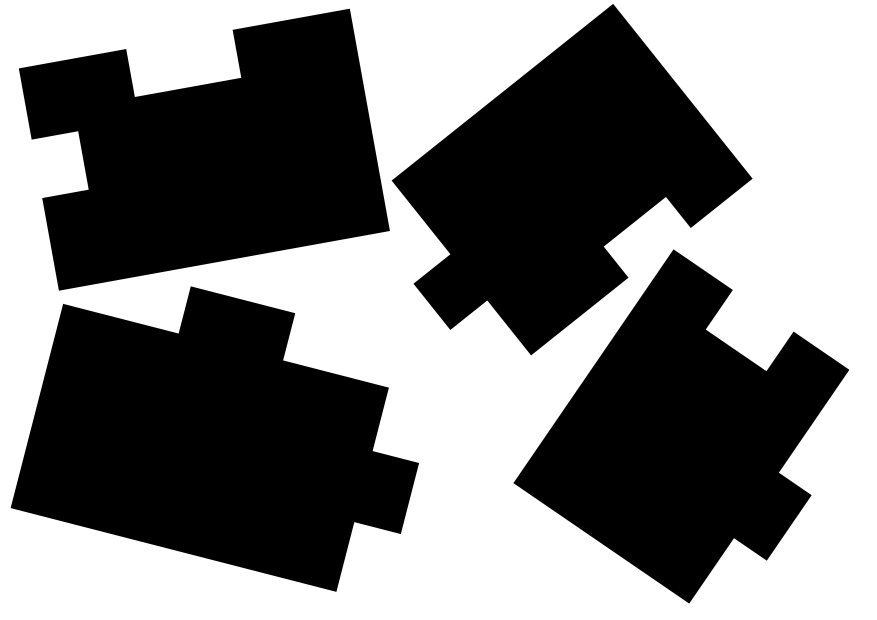
#> input picture sample_images/simple_1_rotated.png, 3508 x 2480 px (shown at 1/4 size)
$ python simulator.py --image ../sample_images/simple_1_rotated.png
#> lines starting #> are read from the running program, lines starting #| are printed output that depends on the picture; after the words box and inside, x2 and y2 are one past the last pixel; in counts of white or black regions, pixels touching at a corner belong together
### src/pull_pieces.py
# Pull out puzzle piece contours from an image and save individual masks.

# python .\pull_pieces.py --image ..\sample_images\simple_1_rotated.png --outdir ..\output
import argparse, json, os
import cv2 as cv
import numpy as np

def ensure_dir(p):
    os.makedirs(p, exist_ok=True)

def preprocess(img):
    # robust contrast + denoise to help thresholding
    lab = cv.cvtColor(img, cv.COLOR_BGR2LAB)
    l,a,b = cv.split(lab)
    clahe = cv.createCLAHE(clipLimit=3.0, tileGridSize=(8,8))
    l = clahe.apply(l)
    lab = cv.merge([l,a,b])
    img_eq = cv.cvtColor(lab, cv.COLOR_LAB2BGR)
    blur = cv.GaussianBlur(img_eq, (5,5), 0)
    gray = cv.cvtColor(blur, cv.COLOR_BGR2GRAY)
    return gray

def segment_foreground(gray):
    # Otsu threshold + morphology to isolate pieces
    thr_val, bw = cv.threshold(gray, 0, 255, cv.THRESH_BINARY+cv.THRESH_OTSU)
    # If background is white, invert so pieces are white
    if np.mean(bw) > 127:
        bw = cv.bitwise_not(bw)
    kernel = cv.getStructuringElement(cv.MORPH_ELLIPSE, (5,5))
    bw = cv.morphologyEx(bw, cv.MORPH_OPEN, kernel, iterations=2)
    bw = cv.morphologyEx(bw, cv.MORPH_CLOSE, kernel, iterations=2)
    # fill small holes
    cnts, _ = cv.findContours(bw, cv.RETR_EXTERNAL, cv.CHAIN_APPROX_SIMPLE)
    mask = np.zeros_like(bw)
    cv.drawContours(mask, cnts, -1, 255, thickness=cv.FILLED)
    return mask

def find_pieces(mask, min_area=2000):
    # label connected components via contours
    contours, _ = cv.findContours(mask, cv.RETR_EXTERNAL, cv.CHAIN_APPROX_NONE)
    contours = [c for c in contours if cv.contourArea(c) >= min_area]
    return contours

def save_contours_only(img, contours, outdir):
    summary = []
    paths = []
    for idx, c in enumerate(contours, start=1):
        area = cv.contourArea(c)
        perim = cv.arcLength(c, True)

        # save a binary mask of each contour
        piece_mask = np.zeros(img.shape[:2], dtype=np.uint8)
        cv.drawContours(piece_mask, [c], -1, 255, thickness=cv.FILLED)
        path = os.path.join(outdir, f"piece_{idx}.png")
        paths.append(path)
        cv.imwrite(path, piece_mask)

        summary.append({
            "piece_id": idx,
            "area_px": float(area),
            "perimeter_px": float(perim)
        })

    with open(os.path.join(outdir, "edges.json"), "w", encoding="utf-8") as f:
        json.dump(summary, f, indent=2)

    return summary, paths

def pull_pieces(image, outdir, min_area=2000) -> list[str]:
    ensure_dir(outdir)

    gray = preprocess(image)
    fg = segment_foreground(gray)
    contours = find_pieces(fg, min_area=min_area)

    # optional: refine contours using Canny edges along the mask for crisper boundaries
    edges = cv.Canny(gray, 60, 180)
    edges = cv.bitwise_and(edges, edges, mask=fg)

    summary, paths = save_contours_only(image, contours, outdir)
    return paths


# [15 lines left out: function main, not called in this run]

# [2 lines that do not run on import are left out]

### src/corners.py
import cv2
import numpy as np
import sys, os, json
from math import acos, degrees
from glob import glob
import re

def filter_by_turn_angle(pts, min_turn_deg=45.0):
    """
    Keep only points where the contour direction changes by at least `min_turn_deg`.

    - pts: Nx1x2 contour from approxPolyDP
    - min_turn_deg: minimum change between incoming and outgoing edge (in degrees)
      Example: 45 => only corners with direction change >= 45 degrees.
    """
    pts = np.asarray(pts, dtype=np.int32)
    if len(pts) <= 3:
        return pts

    keep = []
    n = len(pts)

    for i in range(n):
        p_prev = pts[(i - 1) % n][0]
        p_cur  = pts[i][0]
        p_next = pts[(i + 1) % n][0]

        v1 = p_prev - p_cur
        v2 = p_next - p_cur

        # Skip degenerate vectors (duplicate or very close points)
        if np.allclose(v1, 0) or np.allclose(v2, 0):
            continue

        denom = (np.linalg.norm(v1) * np.linalg.norm(v2) + 1e-9)
        c = np.dot(v1, v2) / denom
        c = np.clip(c, -1.0, 1.0)

        ang = degrees(acos(c)) # interior angle in [0, 180]
        turn = 180.0 - ang # 0 = straight, bigger = sharper corner

        if turn >= min_turn_deg:
            keep.append([p_cur])

    if not keep:
        # If everything got filtered out (e.g. almost perfect circle),
        # fall back to the original pts so you still see something.
        return pts

    return np.array(keep, dtype=np.int32)

def group_close_points(pts, min_dist=10):
    """
    Group points that lie closer than `min_dist` pixels and replace each
    group with a single averaged point.

    - pts: Nx1x2 or Nx2 array of points
    - min_dist: distance threshold for grouping
    """
    pts = np.asarray(pts, dtype=np.float32)
    if pts.ndim == 3:   # (N, 1, 2) from OpenCV contours
        pts2 = pts[:, 0, :]  # -> (N, 2)
    else:
        pts2 = pts

    n = len(pts2)
    if n == 0:
        return pts

    used = np.zeros(n, dtype=bool)
    new_points = []

    for i in range(n):
        if used[i]:
            continue

        # Start new group with point i
        group = [pts2[i]]
        used[i] = True

        # Collect all points close to point i
        for j in range(i + 1, n):
            if used[j]:
                continue
            d = np.linalg.norm(pts2[j] - pts2[i])
            if d < min_dist:
                group.append(pts2[j])
                used[j] = True

        # Average coordinates in this group
        mean_pt = np.mean(group, axis=0)
        new_points.append(mean_pt)

    new_points = np.round(np.array(new_points)).astype(np.int32)
    # Return in contour format (N,1,2)
    return new_points.reshape(-1, 1, 2)


def detect_corners_for_piece(
    image_path,
    approx_frac=0.002,
    min_turn_deg=30.0,
    min_corner_dist=10  # minimal distance between corners in pixels
):
    img = cv2.imread(image_path, cv2.IMREAD_GRAYSCALE)
    if img is None:
        print(f"Error: could not open {image_path}")
        return None

    _, bw = cv2.threshold(img, 0, 255, cv2.THRESH_BINARY + cv2.THRESH_OTSU)
    cnts, _ = cv2.findContours(bw, cv2.RETR_EXTERNAL, cv2.CHAIN_APPROX_NONE)
    if not cnts:
        print(f"No contour found in {image_path}")
        return None

    cnt = max(cnts, key=cv2.contourArea)

    eps = approx_frac * cv2.arcLength(cnt, True)
    poly = cv2.approxPolyDP(cnt, eps, True)

    # 1) Group corners that are too close to each other
    corners = group_close_points(poly, min_dist=min_corner_dist)

    # 2) Keep only strong turns
    corners = filter_by_turn_angle(corners, min_turn_deg=min_turn_deg)

    return corners

def print_debug_image(image_path: str, corners: np.ndarray, output_path: str) -> None:
    img = cv2.imread(image_path, cv2.IMREAD_GRAYSCALE)
    color_img = cv2.cvtColor(img, cv2.COLOR_GRAY2BGR)
    cv2.drawContours(color_img, [corners], -1, (0, 255, 255), 2)

    for i, p in enumerate(corners):
        x, y = p[0]
        cv2.circle(color_img, (x, y), 6, (0, 0, 255), -1)
        cv2.putText(color_img, str(i), (x + 8, y - 8),
                    cv2.FONT_HERSHEY_SIMPLEX, 0.6, (255, 0, 0), 2)

    cv2.imwrite(output_path, color_img)

def detect_corners(images: list[str], out_path: str) -> dict[str, list[tuple[int, int]]]:
    corners_per_piece = []
    for image_path in images:
        filename = os.path.basename(image_path)
        name, ext = os.path.splitext(filename)
        corners = detect_corners_for_piece(
            image_path
        )

        output_image = os.path.join(out_path, f"{name}_corners{ext}")
        print_debug_image(image_path, corners, output_image)

        corners_per_piece.append((filename, [(int(p[0][0]), int(p[0][1])) for p in corners]))

    with open(os.path.join(out_path, "corners.json"), "w", encoding="utf-8") as f:
        json.dump(corners_per_piece, f, indent=2)

    return corners_per_piece

# [41 lines that do not run on import are left out]

### src/simulator.py
"""Main simulator module. Orchestrates the simulation process."""

import argparse
import os
import cv2 as cv

from pull_pieces import pull_pieces
from corners import detect_corners
from component import PuzzlePiece, Point
from utilities.draw_puzzle_piece import print_whole_puzzle_image
from utilities import Solver
from match import Match
from greedy import Greedy


def main():
    ap = argparse.ArgumentParser(description="Simulate puzzle assembly process")
    ap.add_argument("--image", required=True, help="path to input image")
    ap.add_argument("--outdir", default="./output", help="folder to save results")
    ap.add_argument(
        "--variant",
        required=False,
        default="fast",
        help="variant of algorithm to be used (e.i. fast or greedy)",
    )
    args = ap.parse_args()

    ensure_out_dir(args.outdir)

    img = cv.imread(args.image)
#> img is the input picture: shape (2480, 3508, 3); min 0, max 255, mean 128.1
    if img is None:
        raise SystemExit(f"Could not read image: {args.image}")

    # Step 1: Isolate puzzle pieces from the image
    piece_images = pull_pieces(img, args.outdir)
#> in preprocess, `lab = cv.cvtColor(img, cv.COLOR_BGR2LAB)`: lab: shape (2480, 3508, 3); mean of channels 0, 1, 2 128.1, 128, 128
#> in preprocess, `l,a,b = cv.split(lab)`: a: shape (2480, 3508); every value is 128
#> in preprocess, `lab = cv.merge([l,a,b])`: lab: shape (2480, 3508, 3); mean of channels 0, 1, 2 130.1, 128, 128
#> in segment_foreground, `thr_val, bw = cv.threshold(gray, 0, 255, cv.THRESH_BINARY+cv.THRESH_OT..`: bw: shape (2480, 3508); 50.2% white; 4 black regions, box (x1, y1, x2, y2) and area: (43, 1146, 1676, 2367) 1275431, (76, 35, 1559, 1162) 1086357, (1567, 16, 3010, 1421) 1008043, (2054, 998, 3397, 2414) 960342
#> in segment_foreground, `thr_val, bw = cv.threshold(gray, 0, 255, cv.THRESH_BINARY+cv.THRESH_OT..`: thr_val = 130
#> in segment_foreground, `bw = cv.bitwise_not(bw)`:
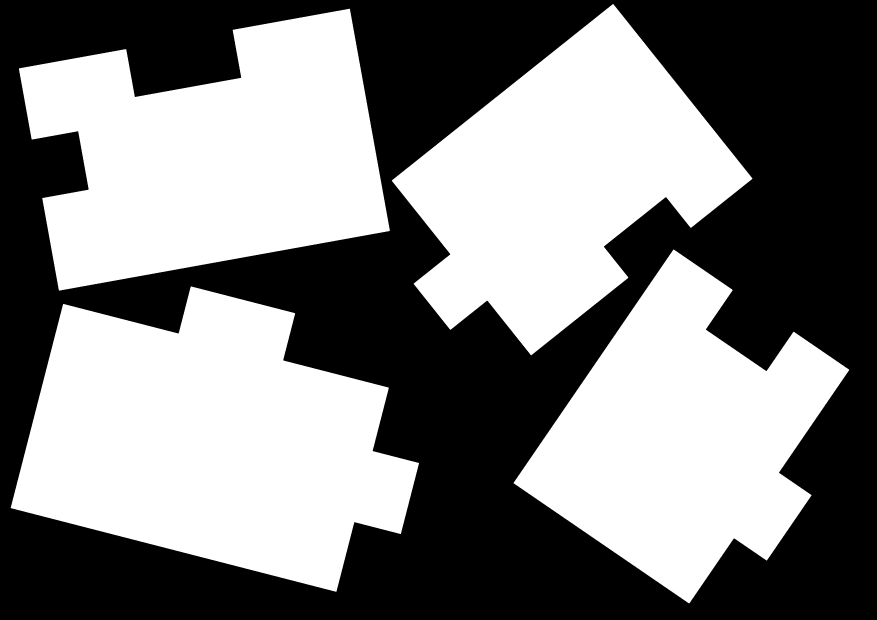
#> bw: shape (2480, 3508) (shown at 1/4 size); 49.8% white; 4 white regions, box (x1, y1, x2, y2) and area: (43, 1146, 1676, 2367) 1275431, (76, 35, 1559, 1162) 1086357, (1567, 16, 3010, 1421) 1008043, (2054, 998, 3397, 2414) 960342
#> in segment_foreground, `bw = cv.morphologyEx(bw, cv.MORPH_OPEN, kernel, iterations=2)`: bw: shape (2480, 3508); 49.8% white; 4 white regions, box (x1, y1, x2, y2) and area: (44, 1146, 1675, 2366) 1275381, (76, 35, 1559, 1162) 1086320, (1569, 18, 3008, 1420) 1007995, (2056, 999, 3395, 2412) 960290
#> in segment_foreground, `bw = cv.morphologyEx(bw, cv.MORPH_CLOSE, kernel, iterations=2)`: bw: shape (2480, 3508); 49.8% white; 4 white regions
#> in segment_foreground, `cnts, _ = cv.findContours(bw, cv.RETR_EXTERNAL, cv.CHAIN_APPROX_SIMPLE)`: cnts = 4 contours; box (x1, y1, x2, y2) and area: (44, 1146, 1675, 2366) 1272932, (76, 35, 1559, 1162) 1083771, (1569, 18, 3008, 1420) 1006161, (2056, 999, 3395, 2412) 958392
#> in find_pieces, `contours, _ = cv.findContours(mask, cv.RETR_EXTERNAL, cv.CHAIN_APPROX_..`: contours has the same summary as cnts in segment_foreground
#> in pull_pieces, `contours = find_pieces(fg, min_area=min_area)`: contours has the same summary as cnts in segment_foreground
#> in pull_pieces, `edges = cv.Canny(gray, 60, 180)`:
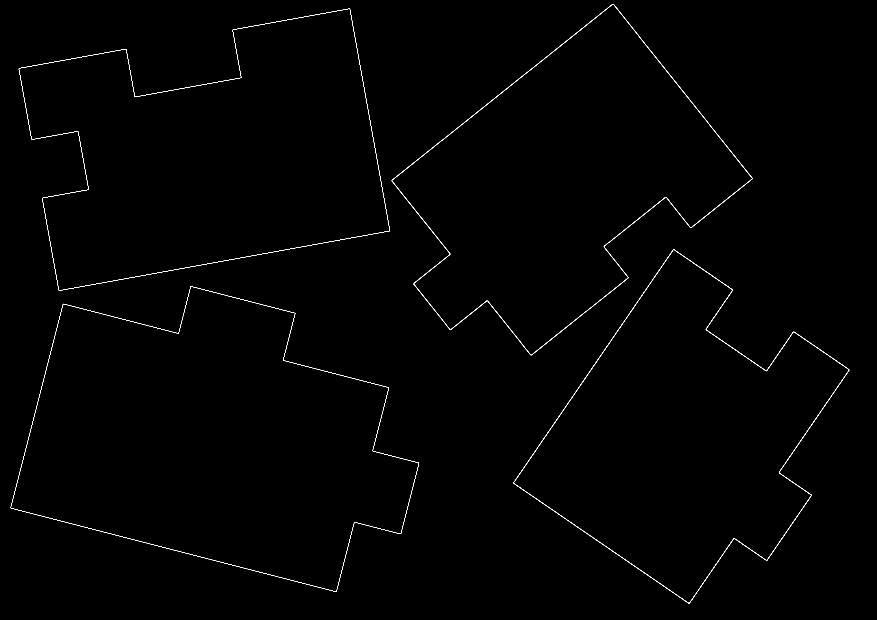
#> edges: shape (2480, 3508) (shown at 1/4 size); 0.27% white in thin lines or dots
#> in pull_pieces, `edges = cv.bitwise_and(edges, edges, mask=fg)`:
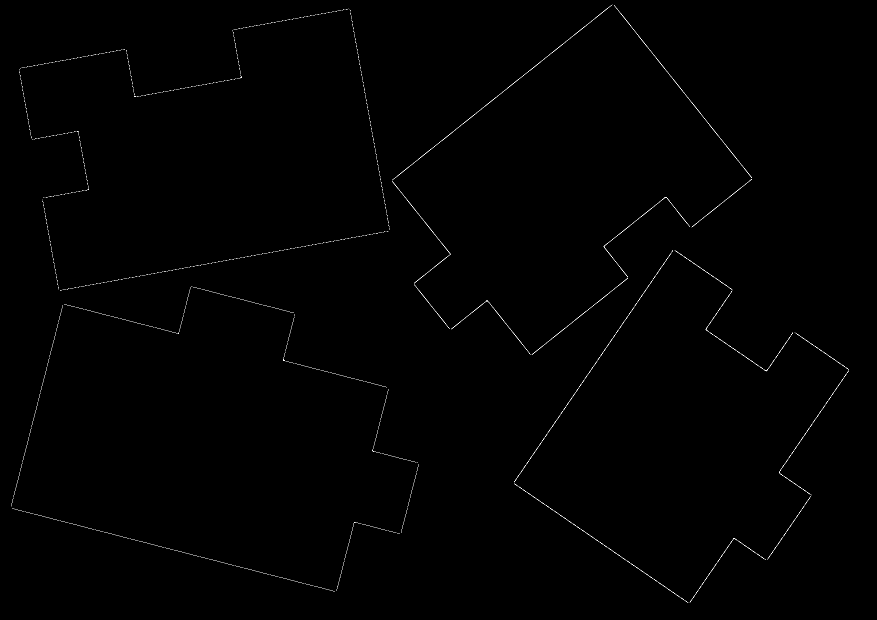
#> edges: shape (2480, 3508) (shown at 1/4 size); 0.13% white in thin lines or dots
#> the loop in save_contours_only, `for idx, c in enumerate(contours, start=1):` made 4 passes
#> (area, perim) on passes 1 to 4: (1272932.5, 5487.6), (958391.5, 4919.2), (1083771, 5541), (1006161, 4914.7)
#> pass 1, in save_contours_only, `cv.imwrite(path, piece_mask)`:
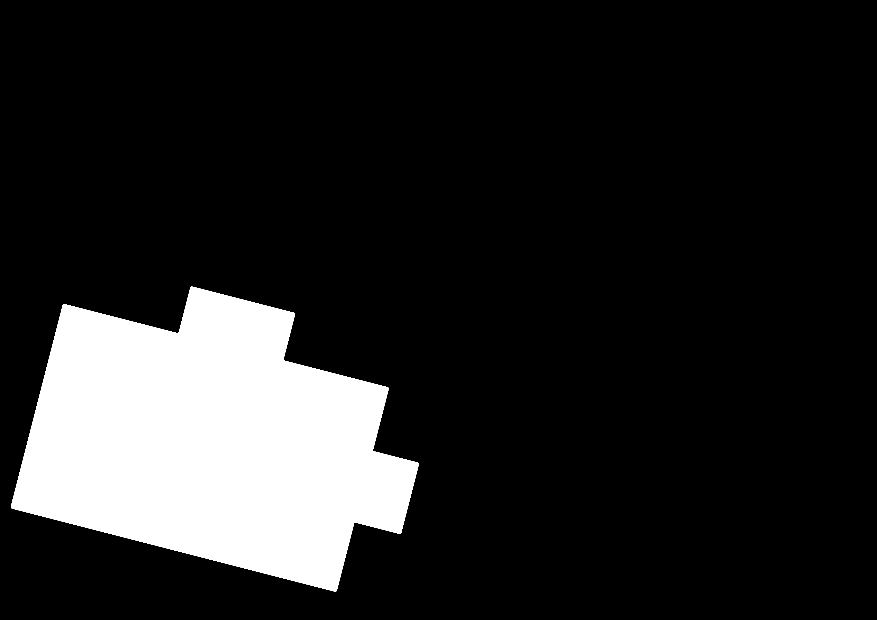
#> saved as piece_1.png: shape (2480, 3508) (shown at 1/4 size); 14.7% white; 1 white region, box (x1, y1, x2, y2) and area: (44, 1146, 1675, 2366) 1275412
#> pass 2, in save_contours_only, `cv.imwrite(path, piece_mask)`:
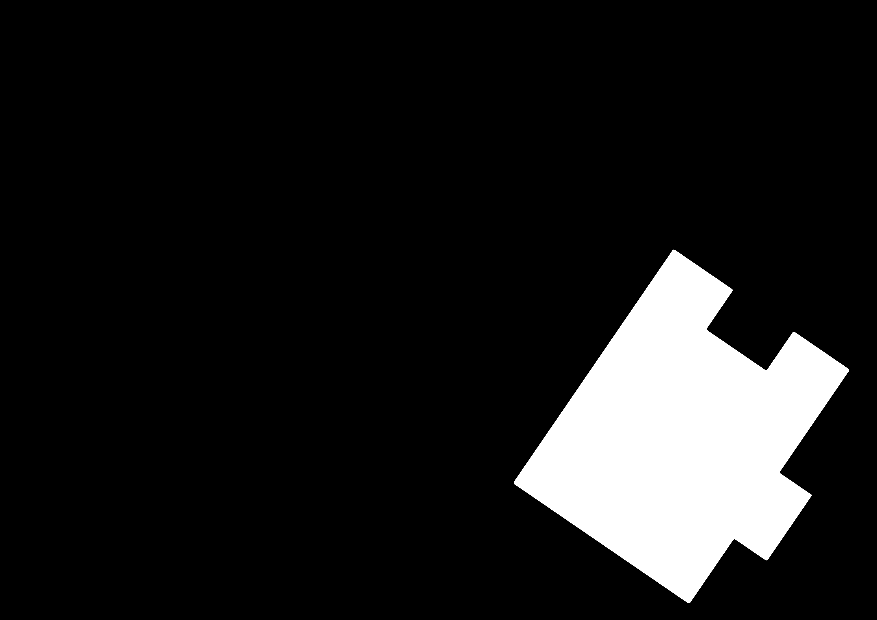
#> saved as piece_2.png: shape (2480, 3508) (shown at 1/4 size); 11% white; 1 white region, box (x1, y1, x2, y2) and area: (2056, 999, 3395, 2412) 960313
#> after the loop in save_contours_only, `for idx, c in enumerate(contours, start=1):`:
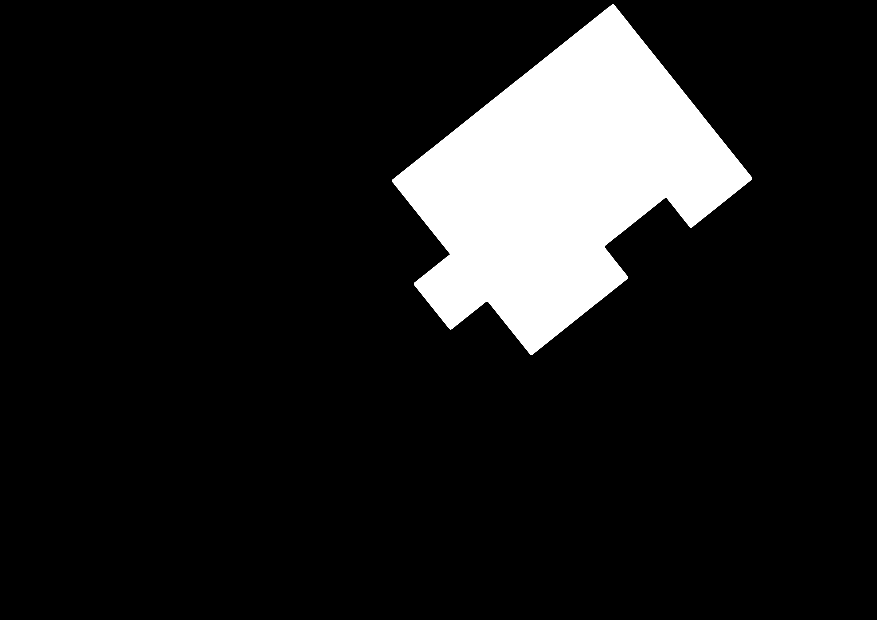
#> piece_mask: shape (2480, 3508) (shown at 1/4 size); 11.6% white; 1 white region
#> after the loop in save_contours_only, `for idx, c in enumerate(contours, start=1):`: paths = ['./output/piece_1.png', './output/piece_2.png', './output/piece_3.png', './output/piece_4.png']; summary = 4 items
#> piece_images has the same summary as paths in save_contours_only

    # Step 2: Analyze pieces and detect corners
    corners = detect_corners(piece_images, args.outdir)
#> in detect_corners_for_piece, `cnts, _ = cv2.findContours(bw, cv2.RETR_EXTERNAL, cv2.CHAIN_APPROX_NONE)`: cnts = 1 contour; box (x1, y1, x2, y2) and area: (44, 1146, 1675, 2366) 1272932
#> in detect_corners_for_piece, `cnt = max(cnts, key=cv2.contourArea)`: cnt = contour of 4957 points, box (x1, y1, x2, y2) (44, 1146, 1675, 2366), area 1272932
#> in detect_corners_for_piece, `eps = approx_frac * cv2.arcLength(cnt, True)`: eps = 10.98
#> in detect_corners_for_piece, `poly = cv2.approxPolyDP(cnt, eps, True)`: poly = contour of 12 points, box (x1, y1, x2, y2) (44, 1146, 1675, 2366), area 1270736
#> in group_close_points, `pts = np.asarray(pts, dtype=np.float32)`: pts = [[252, 1218], [44, 2031], [1338, 2365], [1416, 2091], [1604, 2131], [1674, 1853], [1491, 1803], [1553, 1551], [1134, 1441], [1179, 1253], [766, 1146], [708, 1333]]
#> in group_close_points, `pts2 = pts[:, 0, :]`: pts2 has the same summary as pts
#> in group_close_points, `n = len(pts2)`: n = 12
#> the loop in group_close_points, `for i in range(n):` made 12 passes
#> after the loop in group_close_points, `for i in range(n):`: new_points has the same summary as pts; used = [True, True, True, True, True, True, True, True, True, True, True, True]
#> in detect_corners_for_piece, `corners = group_close_points(poly, min_dist=min_corner_dist)`: corners has the same summary as poly
#> in filter_by_turn_angle, `pts = np.asarray(pts, dtype=np.int32)`: pts has the same summary as poly in detect_corners_for_piece
#> in filter_by_turn_angle, `n = len(pts)`: n = 12
#> the loop in filter_by_turn_angle, `for i in range(n):` made 12 passes
#> (p_prev, p_cur, p_next, v1, v2, denom, c, ang) on passes 1 to 7: ([708, 1333], [252, 1218], [44, 2031], [456, 115], [-208, 813], 394650.3, -0.00343, 90.2), ([252, 1218], [44, 2031], [1338, 2365], [208, -813], [1294, 334], 1121496.5, -0.00213, 90.12), ([44, 2031], [1338, 2365], [1416, 2091], [-1294, -334], [78, -274], 380724.5, -0.0247, 91.42), ([1338, 2365], [1416, 2091], [1604, 2131], [-78, 274], [188, 40], 54757.4, -0.0676, 93.88), ([1416, 2091], [1604, 2131], [1674, 1853], [-188, -40], [70, -278], 55101.8, -0.037, 92.12), ([1604, 2131], [1674, 1853], [1491, 1803], [-70, 278], [-183, -50], 54384.9, -0.02, 91.15), ([1674, 1853], [1491, 1803], [1553, 1551], [183, 50], [62, -252], 49232, -0.0255, 91.46)
#> after the loop in filter_by_turn_angle, `for i in range(n):`: keep = [[[252, 1218]], [[44, 2031]], [[1338, 2365]], [[1416, 2091]], [[1604, 2131]], [[1674, 1853]], [[1491, 1803]], [[1553, 1551]], [[1134, 1441]], [[1179, 1253]], [[766, 1146]], [[708, 1333]]]
#> in detect_corners, `corners = detect_corners_for_piece( image_path )`: corners has the same summary as poly in detect_corners_for_piece
#> in print_debug_image, `color_img = cv2.cvtColor(img, cv2.COLOR_GRAY2BGR)`: color_img: shape (2480, 3508, 3); 14.7% white; 1 white region
#> the loop in print_debug_image, `for i, p in enumerate(corners):` made 12 passes
#> corners = 4 items
    print(f"Detected corners for {len(corners)} pieces, saved to {args.outdir}")
#| Detected corners for 4 pieces, saved to ./output

    # Step 3: create PuzzlePiece objects, analyze edges, etc.
    puzzle_pieces = {}
    for i, (filename, corner_list) in enumerate(corners):
        points = [Point(x=float(x), y=float(y)) for x, y in corner_list]
        piece = PuzzlePiece(points)
        puzzle_pieces[i] = piece
        print(f"Created PuzzlePiece from {filename}: {piece}")
#> this loop made 1 pass
#> after the loop, puzzle_pieces = 0 items

    # Step 4: Solve the puzzle
    solver: Solver

    if args.variant == "fast":
        solver = Match()
    elif args.variant == "greedy":
        solver = Greedy(puzzle_pieces)
    else:
        solver = Match()

    solver.solve(puzzle_pieces)

    solved = print_whole_puzzle_image(puzzle_pieces)
    solved.show()


def ensure_out_dir(outdir: str) -> None:
    """Ensure the output directory exists."""
    os.makedirs(outdir, exist_ok=True)

    # delete all files in the output directory
    for filename in os.listdir(outdir):
        file_path = os.path.join(outdir, filename)
        try:
            if os.path.isfile(file_path) or os.path.islink(file_path):
                os.unlink(file_path)
        except Exception as e:
            print(f"Failed to delete {file_path}. Reason: {e}")


if __name__ == "__main__":
    main()
#> (the call stopped at in main, `points = [Point(x=float(x), y=float(y)) for x, y in corner_list]`: component is not available in this run)
